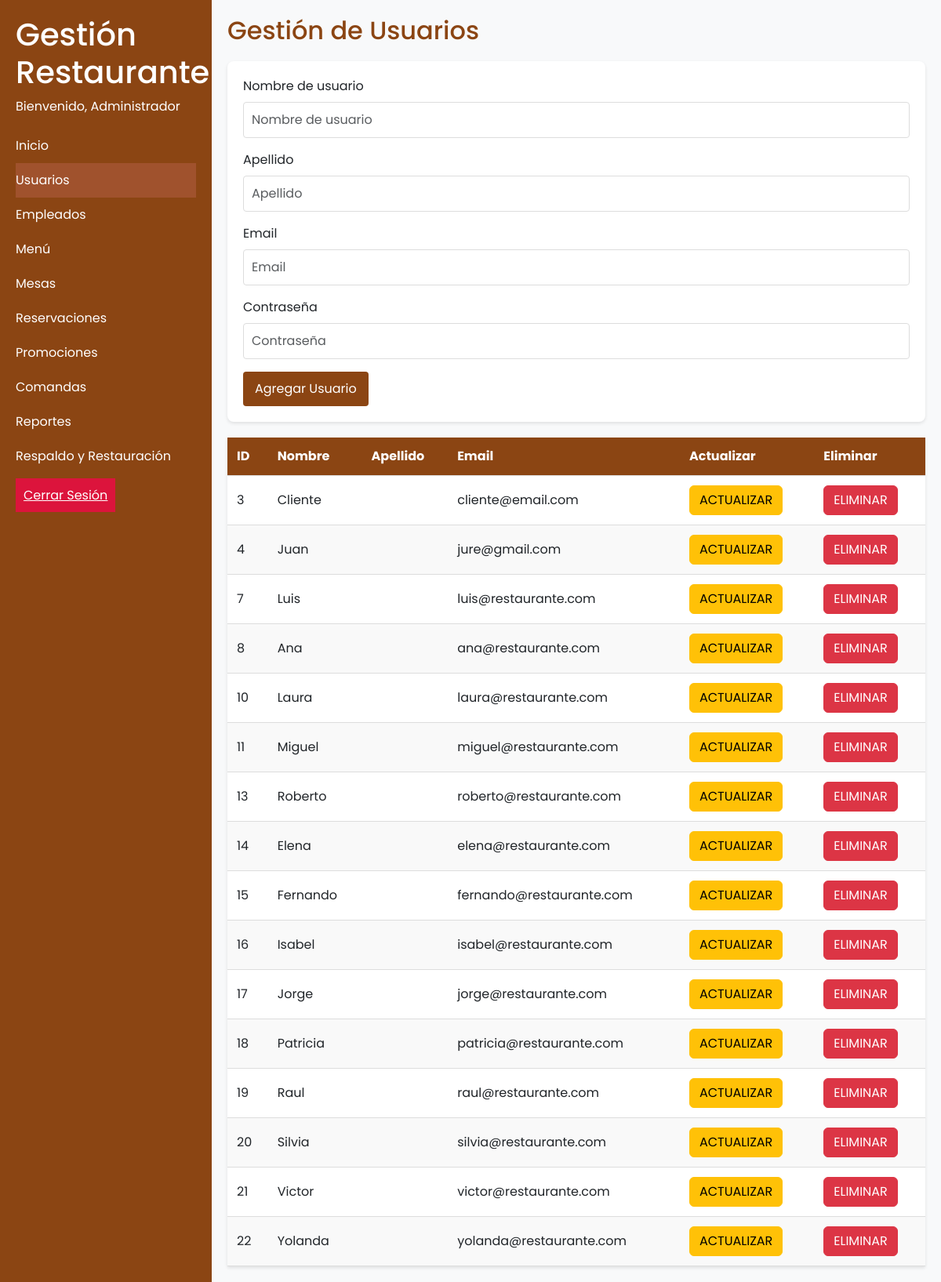
/usuarios.php (signed in), run on the app's committed database.
### tables this page shows
CREATE TABLE usuarios (
    id INT AUTO_INCREMENT PRIMARY KEY,
    nombre VARCHAR(35) NOT NULL,
    apellidoP VARCHAR(35) NOT NULL,
    apellidoM VARCHAR(35) NOT NULL,
    email VARCHAR(100) NOT NULL UNIQUE,
    contrasena VARCHAR(30) NOT NULL,
    tipo VARCHAR(16) NOT NULL
);

### usuarios.php (the view, shortened to what this page needs)
<?php
if(isset($_SESSION['usuario'])) {
    $usuarioRol = $_SESSION['rolUsuario'];
    if($usuarioRol == 'administrador' || $usuarioRol == 'empleado') {
        include 'includes/header.php';
        include 'Static/connect/db.php';
        ?>
        <h2>Gestión de Usuarios</h2>
        <form class="user-form needs-validation" action="RUsuario.php" method="POST" novalidate>
            <div class="mb-3">
                <label for="nombre" class="form-label">Nombre de usuario</label>
                <input type="text" class="form-control" id="nombre" name="nombre" placeholder="Nombre de usuario" required>
            </div>
            <div class="mb-3">
                <label for="apellido" class="form-label">Apellido</label>
                <input type="text" class="form-control" id="apellido" name="apellido" placeholder="Apellido" required>
            </div>
            <div class="mb-3">
                <label for="email" class="form-label">Email</label>
                <input type="email" class="form-control" id="email" name="email" placeholder="Email" required>
            </div>
            <div class="mb-3">
                <label for="contrasena" class="form-label">Contraseña</label>
                <input type="password" class="form-control" id="contrasena" name="contrasena" placeholder="Contraseña" required>
            </div>
            <button class="btn btn-primary" type="submit">Agregar Usuario</button>
        </form>
        <table class="user-table">
            <thead>
                <tr>
                    <th>ID</th>
                    <th>Nombre</th>
                    <th>Apellido</th>
                    <th>Email</th>
                    <th>Actualizar</th>
                    <th>Eliminar</th>
                </tr>
            </thead>
            <tbody>
            <?php
            $query = "SELECT * FROM usuarios WHERE tipo = 'cliente';";
            $resul = mysqli_query($conn, $query);
            while($row = mysqli_fetch_array($resul)){ ?>
                <tr>
                    <td><?php echo htmlspecialchars($row['id']);?></td>
                    <td><?php echo htmlspecialchars($row['nombre']);?></td>
                    <td><?php echo htmlspecialchars($row['apellido']);?></td>
                    <td><?php echo htmlspecialchars($row['email']);?></td>
                    <td>
                        <a href="actualizarC.php?id=<?php echo htmlspecialchars($row['id']);?>" class="btn btn-warning">ACTUALIZAR</a>
                    </td>
                    <td>
                        <a href="eliminarC.php?id=<?php echo htmlspecialchars($row['id']);?>" class="btn btn-danger delete-link">ELIMINAR</a>
                    </td>
                </tr>
            <?php } ?>
            </tbody>
        </table>
        <?php
        include 'includes/footer.php';
    } else {
        header("Location: logout.php");
    }
} else {
    header("Location: logout.php");
}
?>

### Static/css/styles.css (style rules this page uses)
html, body { height: 100%; margin: 0; padding: 0; font-family: 'Poppins', sans-serif; }
body { margin: 0; padding: 0; min-height: 100vh; background-color: #f8f9fa; }
input:invalid { animation: shake 0.3s; }
.content h2 { color: #8B4513; margin-bottom: 20px; }
.user-form { background-color: #fff; padding: 20px; border-radius: 8px; box-shadow: 0 2px 4px rgba(0,0,0,0.1); margin-bottom: 20px; }
.user-form input { display: block; width: 100%; padding: 10px; margin-bottom: 10px; border: 1px solid #ddd; border-radius: 4px; font-size: 16px; }
.user-form button { background-color: #8B4513; color: white; padding: 10px 15px; border: none; border-radius: 4px; cursor: pointer; font-size: 16px; }
.user-table { width: 100%; border-collapse: collapse; background-color: #fff; box-shadow: 0 2px 4px rgba(0,0,0,0.1); }
.user-table th, .user-table td { padding: 12px; text-align: left; border-bottom: 1px solid #ddd; }
.user-table th { background-color: #8B4513; color: white; }
.user-table tr:nth-child(even) { background-color: #f9f9f9; }
.form-control { margin-bottom: 15px; }

### data on the page
usuarios: id "3", nombre "Cliente", email "cliente@email.com"
usuarios: id "4", nombre "Juan", email "jure@gmail.com"
usuarios: id "7", nombre "Luis", email "luis@restaurante.com"
usuarios: id "8", nombre "Ana", email "ana@restaurante.com"
usuarios: id "10", nombre "Laura", email "laura@restaurante.com"
usuarios: id "11", nombre "Miguel", email "miguel@restaurante.com"
usuarios: id "13", nombre "Roberto", email "roberto@restaurante.com"
usuarios: id "14", nombre "Elena", email "elena@restaurante.com"
usuarios: id "15", nombre "Fernando", email "fernando@restaurante.com"
usuarios: id "16", nombre "Isabel", email "isabel@restaurante.com"
usuarios: id "17", nombre "Jorge", email "jorge@restaurante.com"
usuarios: id "18", nombre "Patricia", email "patricia@restaurante.com"
usuarios: id "19", nombre "Raul", email "raul@restaurante.com"
usuarios: id "20", nombre "Silvia", email "silvia@restaurante.com"
usuarios: id "21", nombre "Victor", email "victor@restaurante.com"
usuarios: id "22", nombre "Yolanda", email "yolanda@restaurante.com"

### other printed values
$nombreUsuario "Administrador"
